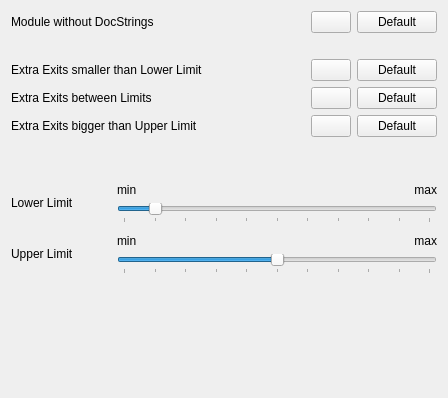
             <widget class="QWidget" name="scrollAreaWidgetContents_5">
              <property name="geometry">
               <rect>
                <x>0</x>
                <y>0</y>
                <width>448</width>
                <height>398</height>
               </rect>
              </property>
              <layout class="QHBoxLayout" name="horizontalLayout_26">
               <item>
                <layout class="QVBoxLayout" name="verticalLayout_36" stretch="0,1">
                 <item>
                  <layout class="QVBoxLayout" name="verticalLayout_35">
                   <item>
                    <layout class="QGridLayout" name="settingsLayout_2" columnstretch="1,0,0" columnminimumwidth="200,0,0">
                     <item row="4" column="2">
                      <widget class="QPushButton" name="PYMETRICS_HEADER_EXTRAEXITS_BIGGER_UPPERLIMIT_RESETCOLOR">
                       <property name="text">
                        <string>Default</string>
                       </property>
                      </widget>
                     </item>
                     <item row="2" column="1">
                      <widget class="QColorButton" name="PYMETRICS_HEADER_EXTRAEXITS_SMALLER_LOWERLIMIT_COLOR">
                       <property name="sizePolicy">
                        <sizepolicy hsizetype="Fixed" vsizetype="Fixed">
                         <horstretch>0</horstretch>
                         <verstretch>0</verstretch>
                        </sizepolicy>
                       </property>
                       <property name="text">
                        <string/>
                       </property>
                      </widget>
                     </item>
                     <item row="3" column="2">
                      <widget class="QPushButton" name="PYMETRICS_HEADER_EXTRAEXITS_BETWEENLIMITS_RESETCOLOR">
                       <property name="text">
                        <string>Default</string>
                       </property>
                      </widget>
                     </item>
                     <item row="4" column="0">
                      <widget class="QLabel" name="PYMETRICS_HEADER_EXTRAEXITS_BIGGER_UPPERLIMIT_LABEL">
                       <property name="minimumSize">
                        <size>
                         <width>200</width>
                         <height>0</height>
                        </size>
                       </property>
                       <property name="text">
                        <string>Extra Exits bigger than Upper Limit</string>
                       </property>
                      </widget>
                     </item>
                     <item row="1" column="0">
                      <spacer name="verticalSpacer_11">
                       <property name="orientation">
                        <enum>Qt::Vertical</enum>
                       </property>
                       <property name="sizeType">
                        <enum>QSizePolicy::Fixed</enum>
                       </property>
                       <property name="sizeHint" stdset="0">
                        <size>
                         <width>20</width>
                         <height>20</height>
                        </size>
                       </property>
                      </spacer>
                     </item>
                     <item row="2" column="0">
                      <widget class="QLabel" name="PYMETRICS_HEADER_EXTRAEXITS_SMALLER_LOWERLIMIT_LABEL">
                       <property name="text">
                        <string>Extra Exits smaller than Lower Limit</string>
                       </property>
                      </widget>
                     </item>
                     <item row="4" column="1">
                      <widget class="QColorButton" name="PYMETRICS_HEADER_EXTRAEXITS_BIGGER_UPPERLIMIT_COLOR">
                       <property name="sizePolicy">
                        <sizepolicy hsizetype="Fixed" vsizetype="Fixed">
                         <horstretch>0</horstretch>
                         <verstretch>0</verstretch>
                        </sizepolicy>
                       </property>
                       <property name="text">
                        <string/>
                       </property>
                      </widget>
                     </item>
                     <item row="2" column="2">
                      <widget class="QPushButton" name="PYMETRICS_HEADER_EXTRAEXITS_SMALLER_LOWERLIMIT_RESETCOLOR">
                       <property name="text">
                        <string>Default</string>
                       </property>
                      </widget>
                     </item>
                     <item row="0" column="1">
                      <widget class="QColorButton" name="PYMETRICS_HEADER_MODULE_NO_DOCSTRING_COLOR">
                       <property name="sizePolicy">
                        <sizepolicy hsizetype="Fixed" vsizetype="Fixed">
                         <horstretch>0</horstretch>
                         <verstretch>0</verstretch>
                        </sizepolicy>
                       </property>
                       <property name="text">
                        <string/>
                       </property>
                      </widget>
                     </item>
                     <item row="0" column="0">
                      <widget class="QLabel" name="PYMETRICS_HEADER_MODULE_NO_DOCSTRING_LABEL">
                       <property name="minimumSize">
                        <size>
                         <width>250</width>
                         <height>0</height>
                        </size>
                       </property>
                       <property name="text">
                        <string>Module without DocStrings</string>
                       </property>
                      </widget>
                     </item>
                     <item row="0" column="2">
                      <widget class="QPushButton" name="PYMETRICS_HEADER_MODULE_NO_DOCSTRING_RESETCOLOR">
                       <property name="sizePolicy">
                        <sizepolicy hsizetype="Minimum" vsizetype="Fixed">
                         <horstretch>0</horstretch>
                         <verstretch>0</verstretch>
                        </sizepolicy>
                       </property>
                       <property name="text">
                        <string>Default</string>
                       </property>
                      </widget>
                     </item>
                     <item row="3" column="1">
                      <widget class="QColorButton" name="PYMETRICS_HEADER_EXTRAEXITS_BETWEENLIMITS_COLOR">
                       <property name="sizePolicy">
                        <sizepolicy hsizetype="Fixed" vsizetype="Fixed">
                         <horstretch>0</horstretch>
                         <verstretch>0</verstretch>
                        </sizepolicy>
                       </property>
                       <property name="text">
                        <string/>
                       </property>
                      </widget>
                     </item>
                     <item row="3" column="0">
                      <widget class="QLabel" name="PYMETRICS_HEADER_EXTRAEXITS_BETWEENLIMITS_LABEL">
                       <property name="text">
                        <string>Extra Exits between Limits</string>
                       </property>
                      </widget>
                     </item>
                    </layout>
                   </item>
                   <item>
                    <spacer name="verticalSpacer_9">
                     <property name="orientation">
                      <enum>Qt::Vertical</enum>
                     </property>
                     <property name="sizeType">
                      <enum>QSizePolicy::Minimum</enum>
                     </property>
                     <property name="sizeHint" stdset="0">
                      <size>
                       <width>20</width>
                       <height>40</height>
                      </size>
                     </property>
                    </spacer>
                   </item>
                   <item>
                    <layout class="QHBoxLayout" name="horizontalLayout_25" stretch="0,1">
                     <item>
                      <widget class="QLabel" name="PYMETRICS_HEADER_EXTRAEXITS_LOWERLIMIT_SLIDER_LABEL">
                       <property name="minimumSize">
                        <size>
                         <width>100</width>
                         <height>0</height>
                        </size>
                       </property>
                       <property name="text">
                        <string>Lower Limit</string>
                       </property>
                      </widget>
                     </item>
                     <item>
                      <layout class="QVBoxLayout" name="verticalLayout_7">
                       <item>
                        <layout class="QHBoxLayout" name="horizontalLayout_6">
                         <item>
                          <widget class="QLabel" name="PYMETRICS_HEADER_EXTRAEXITS_LOWERLIMIT_SLIDER_MINVALUE">
                           <property name="text">
                            <string>min</string>
                           </property>
                          </widget>
                         </item>
                         <item>
                          <widget class="QLabel" name="PYMETRICS_HEADER_EXTRAEXITS_LOWERLIMIT_SLIDER_MAXVALUE">
                           <property name="text">
                            <string>max</string>
                           </property>
                           <property name="alignment">
                            <set>Qt::AlignRight|Qt::AlignTrailing|Qt::AlignVCenter</set>
                           </property>
                          </widget>
                         </item>
                        </layout>
                       </item>
                       <item>
                        <widget class="QSlider" name="PYMETRICS_HEADER_EXTRAEXITS_LOWERLIMIT_SLIDER">
                         <property name="minimum">
                          <number>0</number>
                         </property>
                         <property name="maximum">
                          <number>100</number>
                         </property>
                         <property name="sliderPosition">
                          <number>10</number>
                         </property>
                         <property name="orientation">
                          <enum>Qt::Horizontal</enum>
                         </property>
                         <property name="invertedAppearance">
                          <bool>false</bool>
                         </property>
                         <property name="tickPosition">
                          <enum>QSlider::TicksBelow</enum>
                         </property>
                         <property name="tickInterval">
                          <number>10</number>
                         </property>
                        </widget>
                       </item>
                      </layout>
                     </item>
                    </layout>
                   </item>
                   <item>
                    <spacer name="verticalSpacer_7">
                     <property name="orientation">
                      <enum>Qt::Vertical</enum>
                     </property>
                     <property name="sizeHint" stdset="0">
                      <size>
                       <width>20</width>
                       <height>5</height>
                      </size>
                     </property>
                    </spacer>
                   </item>
                   <item>
                    <layout class="QHBoxLayout" name="horizontalLayout_24" stretch="0,1">
                     <item>
                      <widget class="QLabel" name="PYMETRICS_HEADER_EXTRAEXITS_UPPERLIMIT_LABEL">
                       <property name="minimumSize">
                        <size>
                         <width>100</width>
                         <height>0</height>
                        </size>
                       </property>
                       <property name="text">
                        <string>Upper Limit</string>
                       </property>
                      </widget>
                     </item>
                     <item>
                      <layout class="QVBoxLayout" name="verticalLayout_23">
                       <item>
                        <layout class="QHBoxLayout" name="horizontalLayout_7">
                         <item>
                          <widget class="QLabel" name="PYMETRICS_HEADER_EXTRAEXITS_UPPERLIMIT_SLIDER_MINVALUE">
                           <property name="text">
                            <string>min</string>
                           </property>
                          </widget>
                         </item>
                         <item>
                          <widget class="QLabel" name="PYMETRICS_HEADER_EXTRAEXITS_UPPERLIMIT_SLIDER_MAXVALUE">
                           <property name="text">
                            <string>max</string>
                           </property>
                           <property name="alignment">
                            <set>Qt::AlignRight|Qt::AlignTrailing|Qt::AlignVCenter</set>
                           </property>
                          </widget>
                         </item>
                        </layout>
                       </item>
                       <item>
                        <widget class="QSlider" name="PYMETRICS_HEADER_EXTRAEXITS_UPPERLIMIT_SLIDER">
                         <property name="maximum">
                          <number>100</number>
                         </property>
                         <property name="sliderPosition">
                          <number>50</number>
                         </property>
                         <property name="orientation">
                          <enum>Qt::Horizontal</enum>
                         </property>
                         <property name="tickPosition">
                          <enum>QSlider::TicksBelow</enum>
                         </property>
                         <property name="tickInterval">
                          <number>10</number>
                         </property>
                        </widget>
                       </item>
                      </layout>
                     </item>
                    </layout>
                   </item>
                  </layout>
                 </item>
                 <item>
                  <spacer name="verticalSpacer_10">
                   <property name="orientation">
                    <enum>Qt::Vertical</enum>
                   </property>
                   <property name="sizeType">
                    <enum>QSizePolicy::Expanding</enum>
                   </property>
                   <property name="sizeHint" stdset="0">
                    <size>
                     <width>20</width>
                     <height>40</height>
                    </size>
                   </property>
                  </spacer>
                 </item>
                </layout>
               </item>
              </layout>
             </widget>
